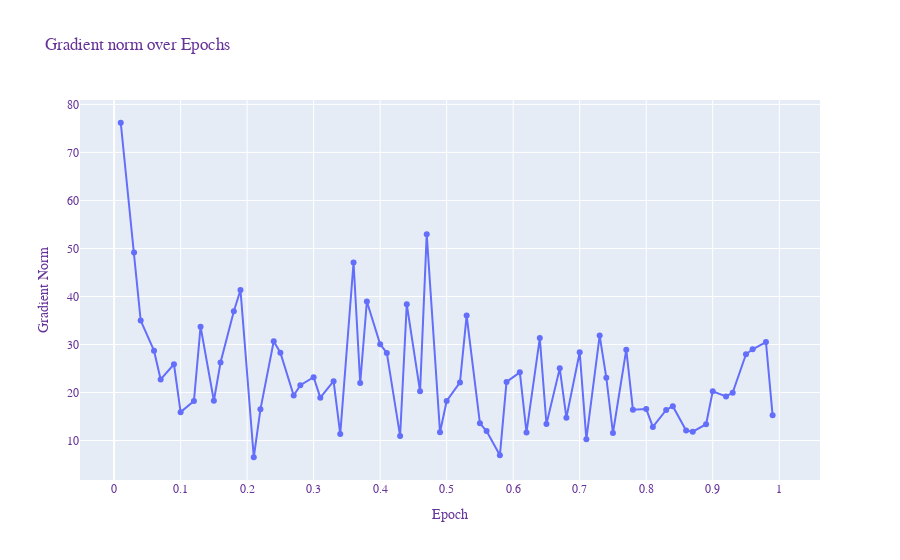

Source (notebook cell):
### Code cell
fig = px.line(metrics_df, x='epoch', y='grad_norm', 
              title='Trend of Gradient Norms Across Epochs', 
              labels={'epoch': 'Epoch', 'grad_norm': 'Gradient Norm'},
              markers=True)  # Enable markers on the line

# Update layout for more customization
fig.update_layout(
    xaxis_title='Epoch',  # Title for the X-axis
    yaxis_title='Gradient Norm',   # Title for the Y-axis
    font=dict(family="Courier New, monospace", size=12, color="RebeccaPurple"),
    xaxis=dict(tickmode='auto', nticks=20),  # Auto mode for ticks, adjust as needed
    showlegend=True
)

# Show the plot
fig.show()

### Figure 1 — Plotly figure (JSON) as saved in the notebook; plotly's stock layout.template omitted (floating-point values rounded to 4 significant figures)
{"data": [{"hovertemplate": "Epoch=%{x}<br>Gradient Norm=%{y}<extra></extra>", "legendgroup": "", "line": {"color": "#636efa", "dash": "solid"}, "marker": {"symbol": "circle"}, "mode": "lines+markers", "name": "", "orientation": "v", "showlegend": false, "type": "scatter", "x": [0.01, 0.03, 0.04, 0.06, 0.07, 0.09, 0.1, 0.12, 0.13, 0.15, 0.16, 0.18, 0.19, 0.21, 0.22, 0.24, 0.25, 0.27, 0.28, 0.3, 0.31, 0.33, 0.34, 0.36, 0.37, 0.38, 0.4, 0.41, 0.43, 0.44, 0.46, 0.47, 0.49, 0.5, 0.52, 0.53, 0.55, 0.56, 0.58, 0.59, 0.61, 0.62, 0.64, 0.65, 0.67, 0.68, 0.7, 0.71, 0.73, 0.74, 0.75, 0.77, 0.78, 0.8, 0.81, 0.83, 0.84, 0.86, 0.87, 0.89, 0.9, 0.92, 0.93, 0.95, 0.96, 0.98, 0.99, 1, 1, 1], "xaxis": "x", "y": [76.18, 49.16, 34.98, 28.71, 22.72, 25.89, 15.91, 18.21, 33.71, 18.29, 26.24, 36.93, 41.35, 6.519, 16.49, 30.67, 28.3, 19.37, 21.54, 23.18, 18.93, 22.37, 11.35, 47.07, 21.96, 38.96, 30.06, 28.25, 10.92, 38.37, 20.25, 52.93, 11.72, 18.25, 22.11, 36.02, 13.59, 11.98, 6.927, 22.21, 24.2, 11.7, 31.35, 13.44, 25.03, 14.77, 28.37, 10.29, 31.85, 23.09, 11.57, 28.93, 16.42, 16.54, 12.83, 16.36, 17.15, 12.09, 11.85, 13.39, 20.24, 19.17, 19.97, 27.96, 29.01, 30.5, 15.25, null, null, null], "yaxis": "y"}], "layout": {"font": {"color": "RebeccaPurple", "family": "Courier New, monospace", "size": 12}, "legend": {"title": {"text": "Metric"}, "tracegroupgap": 0}, "showlegend": true, "title": {"text": "Gradient norm over Epochs"}, "xaxis": {"anchor": "y", "domain": [0, 1], "nticks": 20, "tickmode": "auto", "title": {"text": "Epoch"}}, "yaxis": {"anchor": "x", "domain": [0, 1], "title": {"text": "Gradient Norm"}}}}
